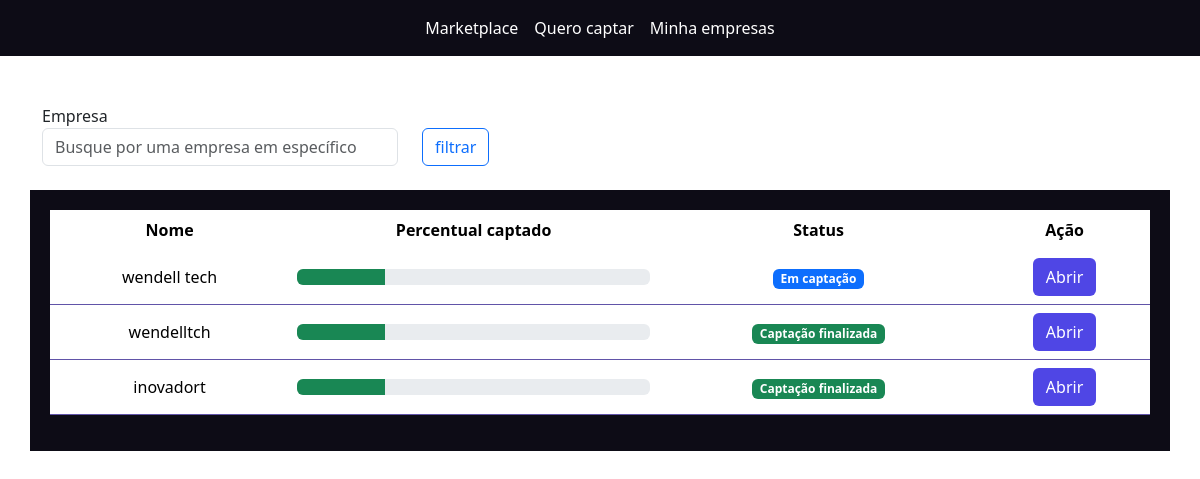
Before: /empresarios/listar_empresas/ (signed in) with the older database file.
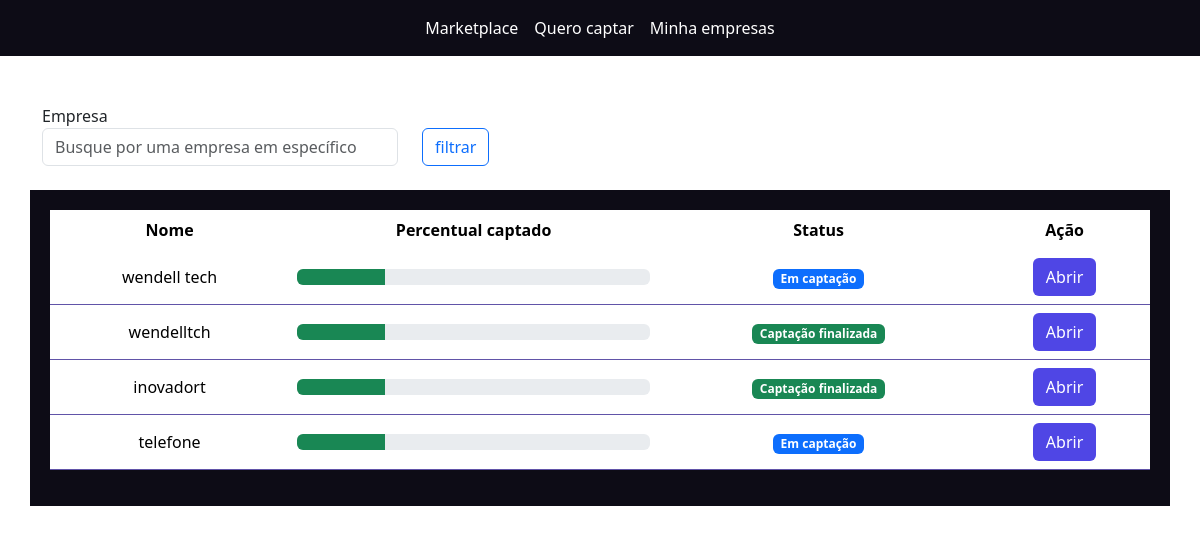
After: the same page with the newer database file.
### empresarios/models.py (models this page shows, shortened)
class Empresas(models.Model):
    tempo_existencia_choices = (
        ('-6', 'Menos de 6 meses'),
        ('+6', 'Mais de 6 meses'),
        ('+1', 'Mais de 1 ano'),
        ('+5', 'Mais de 5 anos')
    )
    estagio_choices = (
        ('I', 'Tenho apenas uma idea'),
        ('MVP', 'Possuo um MVP'),
        ('MVPP', 'Possuo um MVP com clientes pagantes'),
        ('E', 'Empresa pronta para escalar'),
    )
    area_choices = (
        ('ED', 'Ed-tech'),
        ('FT', 'Fintech'),
        ('AT', 'Agrotech'),
    )
    user = models.ForeignKey(User, on_delete=models.DO_NOTHING)
    nome = models.CharField(max_length=50)
    cnpj = models.CharField(max_length=14)
    site = models.URLField()
    tempo_existencia = models.CharField(max_length=2, choices=tempo_existencia_choices, default='-6')
    descricao = models.TextField()
    data_final_captacao = models.DateField()
    percentual_equity = models.IntegerField()
    estagio = models.CharField(max_length=4, choices=estagio_choices, default='I')
    area = models.CharField(max_length=3, choices=area_choices)
    publico_alvo = models.CharField(max_length=3)
    valor = models.DecimalField(max_digits=9, decimal_places=2)
    pitch = models.FileField(upload_to='pitchs')
    logo = models.FileField(upload_to='logo')
    class Meta:
        verbose_name = 'empresa'
        verbose_name_plural = 'empresas'
    @property
    def status(self):
        if date.today() > self.data_final_captacao:
            return mark_safe('<span class="badge bg-success">Captação finalizada</span>')
        return mark_safe('<span class="badge bg-primary">Em captação</span>')

### empresarios/views.py (the view)
# urls.py: path('listar_empresas/', views.listar_empresas, name="listar_empresas"),
def listar_empresas(request):
    if not request.user.is_authenticated:
        return redirect('usuarios:login')
    if request.method == "GET":
        nome_empresa = request.GET.get('empresa')
        empresas = Empresas.objects.filter(user=request.user)
        if nome_empresa:
            empresas = empresas.filter(nome__icontains=nome_empresa)
        return render(request, 'listar_empresas.html', {'empresas': empresas, 'nome_empresa': nome_empresa })

### empresarios/templates/listar_empresas.html (shortened to what this page needs)
{% extends "base.html" %}
{% load static %}
{% block 'head' %}
<link rel="stylesheet" href="{% static 'empresarios/css/listar_empresas.css' %}">
<link rel="stylesheet" href="{% static 'usuarios/css/usuarios.css' %}">
{% endblock 'head' %}
{% block 'body' %}
    {% include "partials/barra_navegacao.html" %}
    <br><br>
    <div class="container">
        <div class="row">
            <div class="col-md-4">
                <form action="{% url 'empresas:listar_empresas' %}" method="GET">
                <label>Empresa</label>
                <input type="text" name="empresa" class="form-control" placeholder="Busque por uma empresa em específico" {% if nome_empresa %} value="{{nome_empresa}} {% endif %}">
            </div>
            <div class="col-md">
                <br>
                <input type="submit" value="filtrar" class="btn btn-outline-primary">
            </div>
        </div>
    </div>
    <br>
    <div class="container dark-color container_empresas">
        <table class="table">
            <thead >
              <tr class="cabecalho" style="background-color: transparent !important;">
                <th class="cabecalho" scope="col">Nome</th>
                <th class="cabecalho" scope="col">Percentual captado</th>
                <th class="cabecalho" scope="col">Status</th>
                <th class="cabecalho" scope="col">Ação</th>
              </tr>
            </thead>
            <tbody>
                {% for empresa in empresas %}
                    <tr class="linha">
                        <td class="linha">{{empresa.nome}}</td>
                        <td class="linha">
                            <div class="progress">
                                <div class="progress-bar bg-success" role="progressbar" style="width: 25%" aria-valuenow="25" aria-valuemin="0" aria-valuemax="100"></div>
                            </div>
                        </td>
                        <td class="linha">{{empresa.status}}</td>
                        <td class="linha"><a href="{% url "empresas:empresa" empresa.id %}" class="btn btn-indigo-normal">Abrir</a></td>
                    </tr>
                {% endfor %}
            </tbody>
          </table>
    </div>
{% endblock 'body' %}

Changed rows visible on the page:
added Empresas: nome "telefone", status "Em captação"
